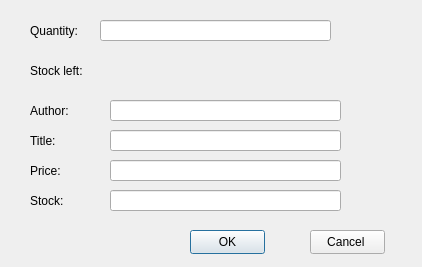
<?xml version="1.0" encoding="UTF-8"?>
<ui version="4.0">
 <class>DialogBuyBook</class>
 <widget class="QDialog" name="DialogBuyBook">
  <property name="geometry">
   <rect>
    <x>0</x>
    <y>0</y>
    <width>422</width>
    <height>267</height>
   </rect>
  </property>
  <property name="windowTitle">
   <string>Dialog</string>
  </property>
  <widget class="QPushButton" name="btnOk">
   <property name="geometry">
    <rect>
     <x>190</x>
     <y>230</y>
     <width>75</width>
     <height>24</height>
    </rect>
   </property>
   <property name="text">
    <string>OK</string>
   </property>
  </widget>
  <widget class="QPushButton" name="btnCancel">
   <property name="geometry">
    <rect>
     <x>310</x>
     <y>230</y>
     <width>75</width>
     <height>24</height>
    </rect>
   </property>
   <property name="text">
    <string>Cancel </string>
   </property>
  </widget>
  <widget class="QLabel" name="lbAuthor">
   <property name="geometry">
    <rect>
     <x>30</x>
     <y>100</y>
     <width>71</width>
     <height>21</height>
    </rect>
   </property>
   <property name="text">
    <string>Author:</string>
   </property>
  </widget>
  <widget class="QLabel" name="lblTitle">
   <property name="geometry">
    <rect>
     <x>30</x>
     <y>130</y>
     <width>71</width>
     <height>21</height>
    </rect>
   </property>
   <property name="text">
    <string>Title:</string>
   </property>
  </widget>
  <widget class="QLabel" name="lblPrice">
   <property name="geometry">
    <rect>
     <x>30</x>
     <y>160</y>
     <width>71</width>
     <height>21</height>
    </rect>
   </property>
   <property name="text">
    <string>Price:</string>
   </property>
  </widget>
  <widget class="QLineEdit" name="txtAuthor">
   <property name="geometry">
    <rect>
     <x>110</x>
     <y>100</y>
     <width>231</width>
     <height>21</height>
    </rect>
   </property>
   <property name="readOnly">
    <bool>true</bool>
   </property>
  </widget>
  <widget class="QLineEdit" name="txtTitle">
   <property name="geometry">
    <rect>
     <x>110</x>
     <y>130</y>
     <width>231</width>
     <height>21</height>
    </rect>
   </property>
   <property name="readOnly">
    <bool>true</bool>
   </property>
  </widget>
  <widget class="QLineEdit" name="txtPrice">
   <property name="geometry">
    <rect>
     <x>110</x>
     <y>160</y>
     <width>231</width>
     <height>21</height>
    </rect>
   </property>
   <property name="readOnly">
    <bool>true</bool>
   </property>
  </widget>
  <widget class="QLabel" name="lblStock">
   <property name="geometry">
    <rect>
     <x>30</x>
     <y>190</y>
     <width>71</width>
     <height>21</height>
    </rect>
   </property>
   <property name="text">
    <string>Stock:</string>
   </property>
  </widget>
  <widget class="QLineEdit" name="txtStock">
   <property name="geometry">
    <rect>
     <x>110</x>
     <y>190</y>
     <width>231</width>
     <height>21</height>
    </rect>
   </property>
   <property name="readOnly">
    <bool>true</bool>
   </property>
  </widget>
  <widget class="QLabel" name="lbBuyQuantity">
   <property name="geometry">
    <rect>
     <x>30</x>
     <y>20</y>
     <width>71</width>
     <height>21</height>
    </rect>
   </property>
   <property name="text">
    <string>Quantity:</string>
   </property>
  </widget>
  <widget class="QLineEdit" name="txtQuantity">
   <property name="geometry">
    <rect>
     <x>100</x>
     <y>20</y>
     <width>231</width>
     <height>21</height>
    </rect>
   </property>
   <property name="inputMethodHints">
    <set>Qt::ImhDigitsOnly</set>
   </property>
   <property name="readOnly">
    <bool>false</bool>
   </property>
  </widget>
  <widget class="QLabel" name="lbQuantitySum">
   <property name="geometry">
    <rect>
     <x>30</x>
     <y>60</y>
     <width>311</width>
     <height>21</height>
    </rect>
   </property>
   <property name="text">
    <string>Stock left:</string>
   </property>
  </widget>
 </widget>
 <tabstops>
  <tabstop>txtQuantity</tabstop>
  <tabstop>btnOk</tabstop>
  <tabstop>btnCancel</tabstop>
  <tabstop>txtAuthor</tabstop>
  <tabstop>txtTitle</tabstop>
  <tabstop>txtPrice</tabstop>
  <tabstop>txtStock</tabstop>
 </tabstops>
 <resources/>
 <connections/>
</ui>
